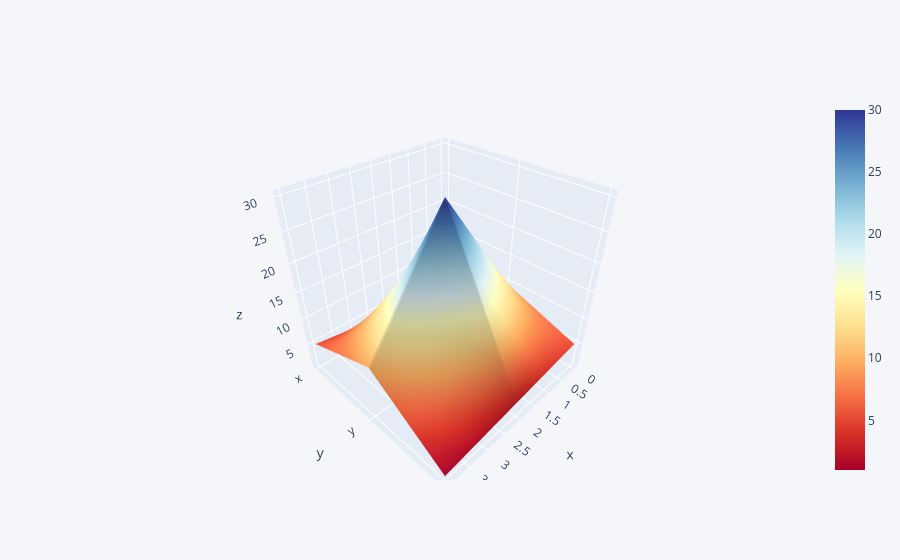

Notebook code for this chart:
### Code cell
df2.iplot(kind='surface',colorscale='rdylbu')

### Figure 1 — Plotly figure (JSON) as saved in the notebook; plotly's stock layout.template omitted (floating-point values rounded to 4 significant figures)
{"data": [{"colorscale": [[0, "rgb(165,0,38)"], [0.1, "rgb(215,48,39)"], [0.2, "rgb(244,109,67)"], [0.3, "rgb(253,174,97)"], [0.4, "rgb(254,224,144)"], [0.5, "rgb(255,255,191)"], [0.6, "rgb(224,243,248)"], [0.7, "rgb(171,217,233)"], [0.8, "rgb(116,173,209)"], [0.9, "rgb(69,117,180)"], [1, "rgb(49,54,149)"]], "type": "surface", "x": [0, 1, 2, 3, 4], "y": ["x", "y", "z"], "z": [[1, 2, 3, 4, 5], [10, 20, 30, 20, 10], [5, 4, 3, 2, 1]]}], "layout": {"legend": {"bgcolor": "#F5F6F9", "font": {"color": "#4D5663"}}, "paper_bgcolor": "#F5F6F9", "plot_bgcolor": "#F5F6F9", "title": {"font": {"color": "#4D5663"}}, "xaxis": {"gridcolor": "#E1E5ED", "showgrid": true, "tickfont": {"color": "#4D5663"}, "title": {"font": {"color": "#4D5663"}, "text": ""}, "zerolinecolor": "#E1E5ED"}, "yaxis": {"gridcolor": "#E1E5ED", "showgrid": true, "tickfont": {"color": "#4D5663"}, "title": {"font": {"color": "#4D5663"}, "text": ""}, "zerolinecolor": "#E1E5ED"}}}
